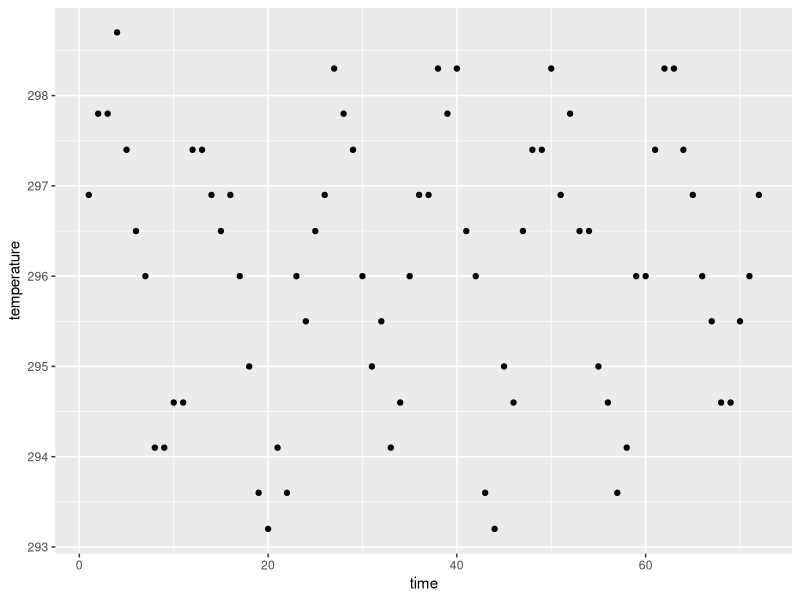
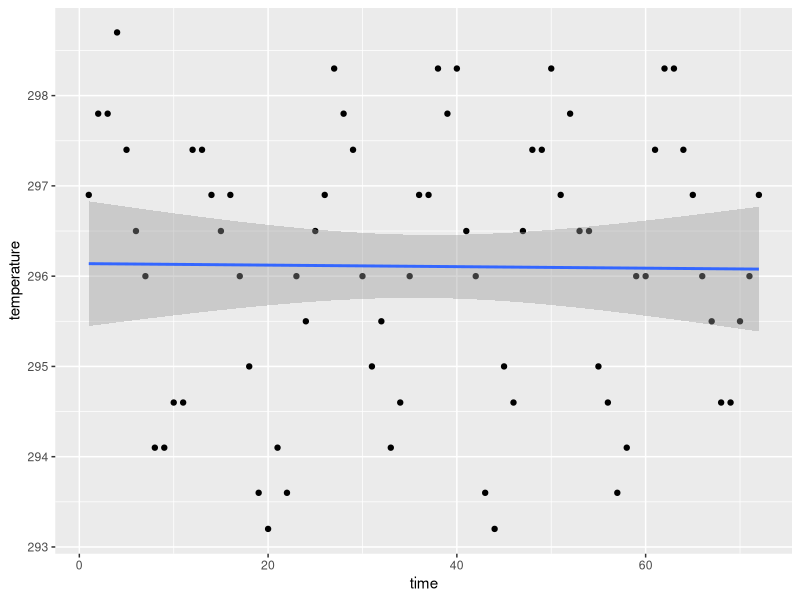
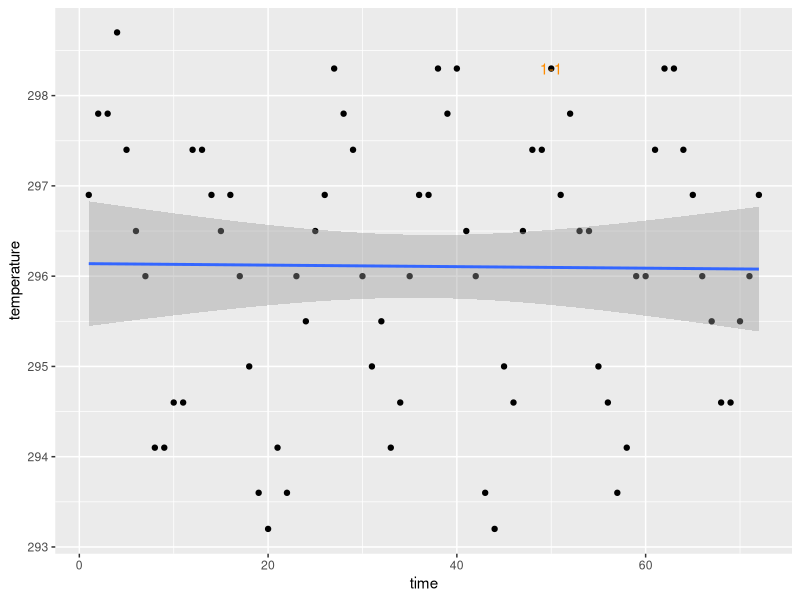
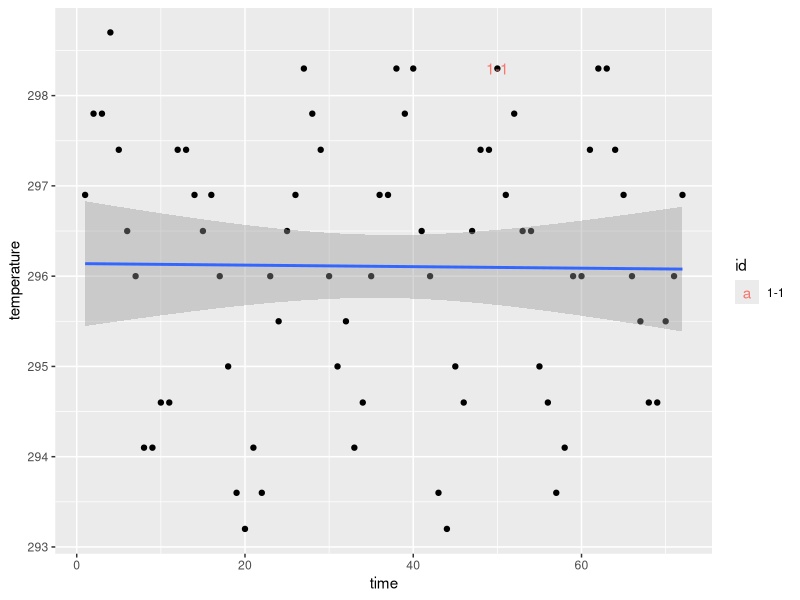
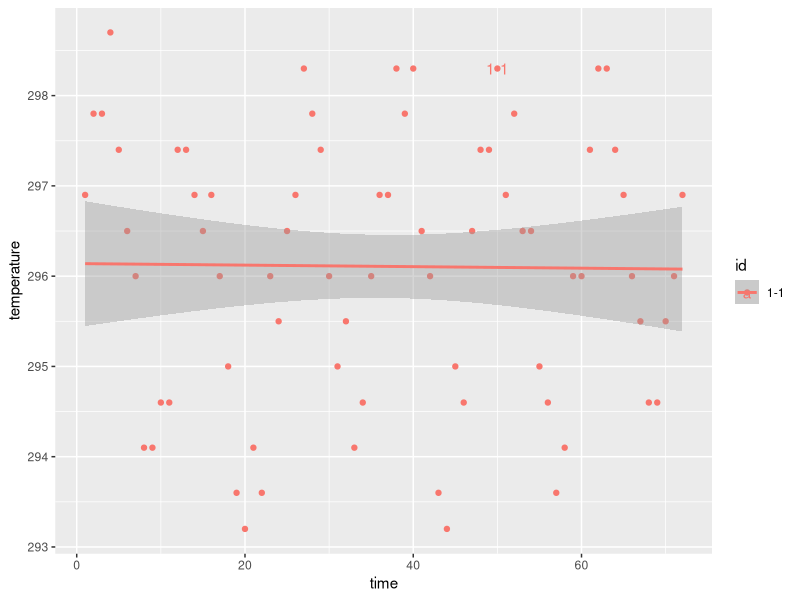

Write the R code that produced these figures, in order.
## ---- chunk 1
knitr::opts_chunk$set(echo = TRUE)
library(tidyverse)
library(lubridate)
## ---- chunk 2
data(nasa, package="GGally")
nasa %>% filter(id=="1-1") %>%
  ggplot(aes(x = time, y= temperature)) + geom_point()
## ---- chunk 3
nasa %>% filter(id=="1-1") %>%
  ggplot(aes(x = time, y= temperature)) + geom_point() +
  geom_smooth(method="lm")
## ---- chunk 4
nasa %>% filter(id=="1-1") %>%
  ggplot(aes(x = time, y= temperature)) + geom_point() +
  geom_smooth(method="lm") +
  geom_text(aes(x = time, y= temperature, label=id), colour="darkorange", 
            data=nasa %>% filter(id=="1-1", time==50))
## ---- chunk 5
nasa %>% filter(id=="1-1") %>%
  ggplot(aes(x = time, y= temperature)) + geom_point() +
  geom_smooth(method="lm") +
  geom_text(aes(x = time, y= temperature, label=id, colour=id),  
            data=nasa %>% filter(id=="1-1", time==50))
## ---- chunk 6
nasa %>% filter(id=="1-1") %>%
  ggplot(aes(x = time, y= temperature, colour=id)) + geom_point() +
  geom_smooth(method="lm") +
  geom_text(aes(x = time, y= temperature, label=id), 
            data=nasa %>% filter(id=="1-1", time==50))
